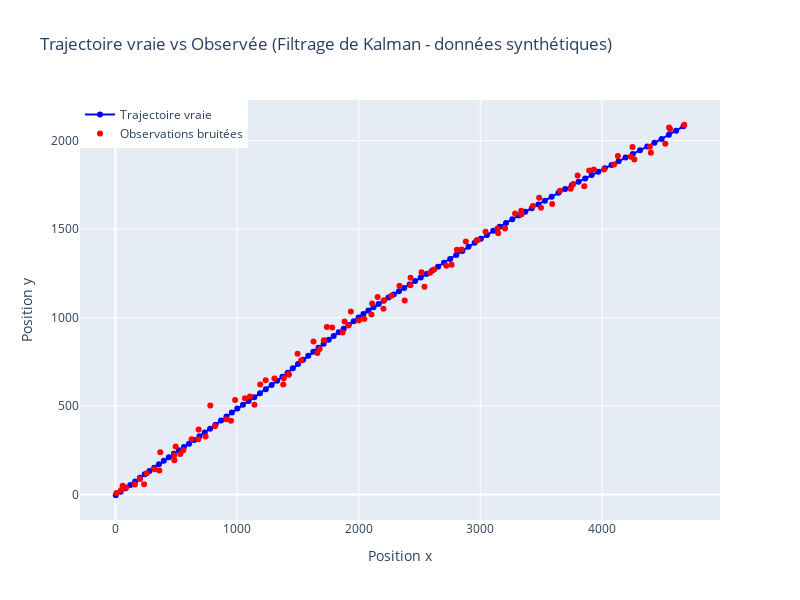

Here is the notebook cell this chart was saved with:
### Code cell
#Visualisation de la trajectoire et des observations
fig = go.Figure()

# Trajectoire vraie
fig.add_trace(go.Scatter(
    x=x[0], y=x[2],
    mode='lines+markers',
    name='Trajectoire vraie',
    line=dict(color='blue')
))

# Trajectoire observée
fig.add_trace(go.Scatter(
    x=y[0], y=y[1],
    mode='markers',
    name='Observations bruitées',
    marker=dict(color='red', size=6, symbol='circle')
))

fig.update_layout(
    title='Trajectoire vraie vs Observée (Filtrage de Kalman - données synthétiques)',
    xaxis_title='Position x',
    yaxis_title='Position y',
    legend=dict(x=0, y=1),
    width=800,
    height=600
)

fig.show()
